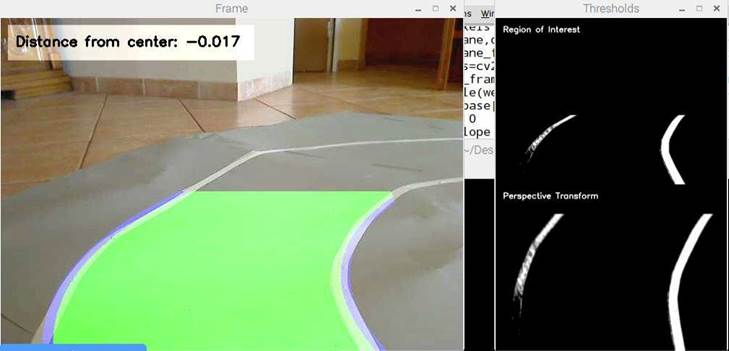
#> input picture image061.jpg, 729 x 351 px
$ python -i thesis.py   (imports and definitions only)   (older library calls are emulated)
#> lines starting #> are read from the running program, lines starting #| are printed output that depends on the picture; after the words box and inside, x2 and y2 are one past the last pixel; in counts of white or black regions, pixels touching at a corner belong together
import cv2   #Εισαγωγή της OpenCV
import time  #Εισαγωγή της βιβλιοθήκης time-sleep
from time import sleep
import RPi.GPIO as GPIO #Χρήση των GPIO
import numpy as np     #Εισαγωγή της Numpy για αριθμητικές πράξεις
import warnings       #Απόκρυψη των warnings
# [1 line not run here, left out]
import tkinter as tk   #Εισαγωγή του πακέτου γραφικών tkinter
from tkinter import *
import scipy           #Εισαγωγή του scipy-find_peaks_cwt για αριθμητικές πράξεις
from scipy.signal import find_peaks_cwt
import imutils   #Εισαγωγή του imutils-WebcamVideoStream για τις βασικές λειτουργίες
from imutils.video import WebcamVideoStream #στο διάβασμα και εμφάνιση των frames

class Motor:

    def __init__(self,PinForward,PinBackward,PinRight,PinLeft,PinControlForward,PinControlSteering):

        self.PinLeft = PinLeft #13
        self.PinRight = PinRight#19
        self.PinForward = PinForward #27
        self.PinBackward = PinBackward #22
        self.PinControlForward = PinControlForward #25
        self.PinControlSteering = PinControlSteering #24

        GPIO.setmode(GPIO.BCM)
        GPIO.setup(self.PinLeft, GPIO.OUT)
        GPIO.setup(self.PinRight, GPIO.OUT)
        GPIO.setup(self.PinForward, GPIO.OUT)
        GPIO.setup(self.PinBackward, GPIO.OUT)
        GPIO.setup(self.PinControlForward, GPIO.OUT)
        GPIO.setup(self.PinControlSteering, GPIO.OUT)

        self.pwm_forward = GPIO.PWM(self.PinForward,100)
        self.pwm_forward.start(0)

        self.pwm_backward = GPIO.PWM(self.PinBackward,100)
        self.pwm_backward.start(0)

        self.pwm_left = GPIO.PWM(self.PinLeft,100)
        self.pwm_left.start(0)

        self.pwm_right = GPIO.PWM(self.PinRight,100)
        self.pwm_right.start(0)

        GPIO.output(self.PinControlForward, GPIO.HIGH)
        GPIO.output(self.PinControlSteering, GPIO.HIGH)

    # [9 lines left out: functions forward_left, forward_right, not called in this run]

    def forward(self,speed):
        self.pwm_forward.ChangeDutyCycle(speed)

    # [9 lines left out: functions backward_left, backward_right, not called in this run]

    def backward(self,speed):
        self.pwm_backward.ChangeDutyCycle(speed)

    # [5 lines left out: function stop, not called in this run]

def gaussian_blur(frm):
    return cv2.GaussianBlur(frm,(5,5),0)

def apply_sobel(frame_HLS):
    L_channel = frame_HLS[:,:,1]
    L_Sobel = sobel_wrap(L_channel)
    S_channel = frame_HLS[:,:,2]
    S_Sobel = sobel_wrap(S_channel)

    wraped_LS = cv2.bitwise_and(S_Sobel,L_Sobel)
    wraped_LS = np.uint8(wraped_LS)
    wraped_LS = gaussian_blur(wraped_LS)
    return wraped_LS

def sobel_wrap(frm_gs):
    rr,bin_ = cv2.threshold(frm_gs,180,255,cv2.THRESH_BINARY)
    laplacian = cv2.Laplacian(bin_,cv2.CV_64F)
    sobelx = cv2.Sobel(bin_,cv2.CV_64F,1,0,ksize=5)
    sobely = cv2.Sobel(bin_,cv2.CV_64F,0,1,ksize=5)
    return cv2.bitwise_or(sobelx,sobely)

# [179 lines left out: functions apply_color_mask, region_of_interest, four_point_transform, get_lane_base, get_lane_pixels, draw_lane_lines and 4 more, not called in this run]

class Threaded_Frame:
	def __init__(self, src):
		self.stream = WebcamVideoStream(src=src)

	def start(self):
		# start the threaded video stream
		return self.stream.start()

	def read(self):
		# return the current frame
		return self.stream.read()

	def stop(self):
		# stop the thread and release any resources
		self.stream.stop()

#scrollbar_settings
# [1 line not run here, left out]
w = 200
h = 200
x = 20
y = 520
# [2 lines not run here, left out]
# [1 line that did not run here, left out]
# [2 lines not run here, left out]

# [1 line that did not run here, left out]
# [2 lines not run here, left out]
# [1 line that did not run here, left out]
# [2 lines not run here, left out]

#start_frame_reading
vs = Threaded_Frame(0).start()
# [1 line not run here, left out]

#initialize_motors
motor = Motor(27,22,19,13,25,24)
cf = 0

# [117 lines not run here, left out]

>>> import cv2
>>> picture = cv2.imread('image061.jpg')
#> picture is the input picture: shape (351, 729, 3); mean B, G, R 96.7, 122.9, 109.7
>>> result = apply_sobel(picture)
#> in apply_sobel, `L_channel = frame_HLS[:,:,1]`:
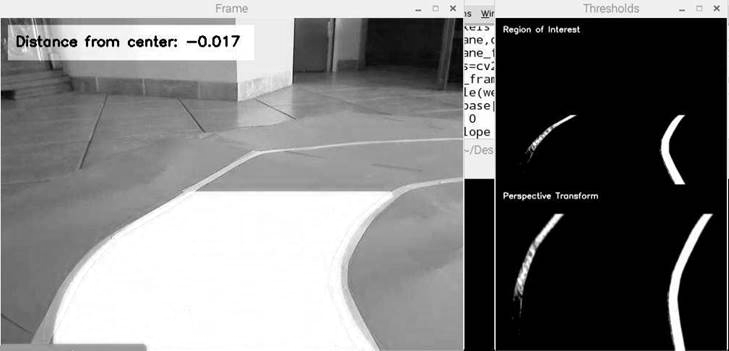
#> L_channel: shape (351, 729); min 0, max 255, mean 122.9
#> in sobel_wrap, `rr,bin_ = cv2.threshold(frm_gs,180,255,cv2.THRESH_BINARY)`:
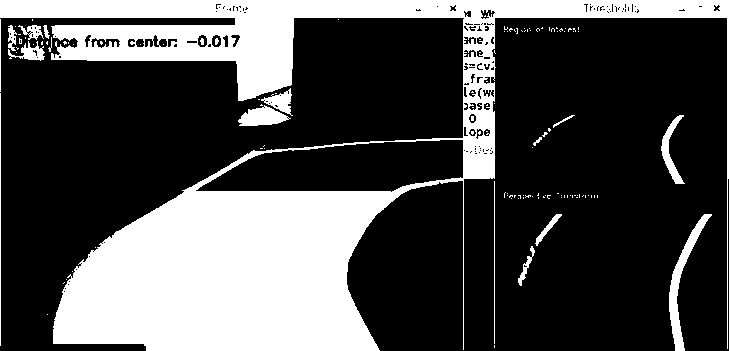
#> bin_: shape (351, 729); 29.9% white; 124 white regions (105 under 20 px), largest, box (x1, y1, x2, y2) and area: (0, 0, 729, 351) 71766, (669, 214, 712, 351) 1230, (238, 105, 291, 126) 678
#> in sobel_wrap, `sobelx = cv2.Sobel(bin_,cv2.CV_64F,1,0,ksize=5)`:
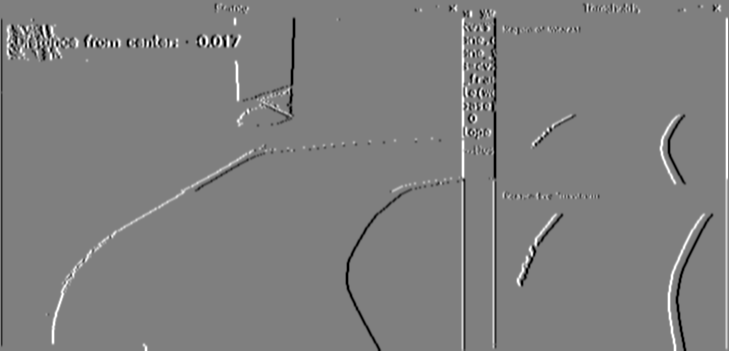
#> sobelx: shape (351, 729) float64; min -12240, max 12240, mean 13.2; drawn with min black and max white
#> in sobel_wrap, `sobely = cv2.Sobel(bin_,cv2.CV_64F,0,1,ksize=5)`:
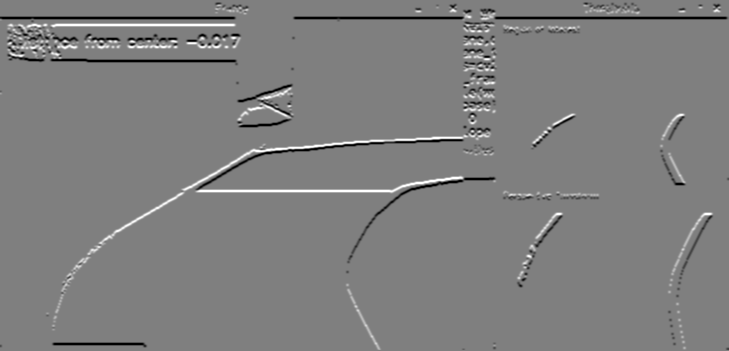
#> sobely: shape (351, 729) float64; min -12240, max 12240, mean -61.8; drawn with min black and max white
#> in apply_sobel, `S_channel = frame_HLS[:,:,2]`:
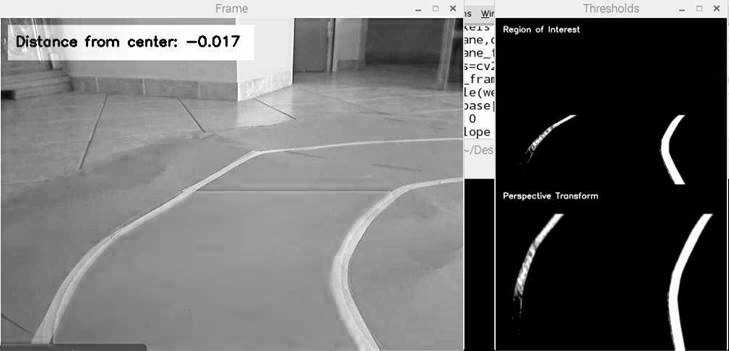
#> S_channel: shape (351, 729); min 0, max 255, mean 109.7
#> in sobel_wrap (call 2), `rr,bin_ = cv2.threshold(frm_gs,180,255,cv2.THRESH_BINARY)`:
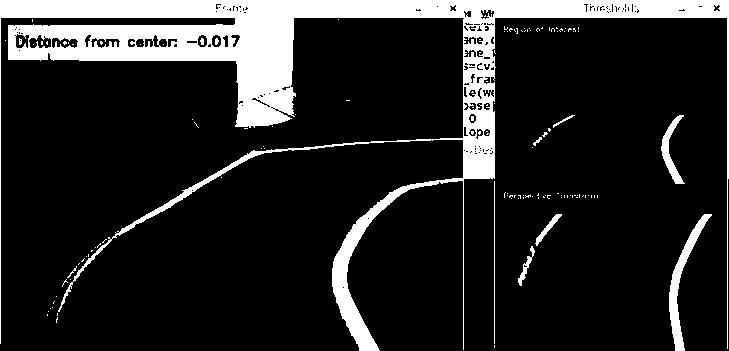
#> bin_: shape (351, 729); 14.9% white; 129 white regions (118 under 20 px), largest, box (x1, y1, x2, y2) and area: (0, 0, 729, 351) 35190, (669, 214, 712, 351) 1230, (661, 115, 685, 184) 534
#> in gaussian_blur, `return cv2.GaussianBlur(frm,(5,5),0)`:
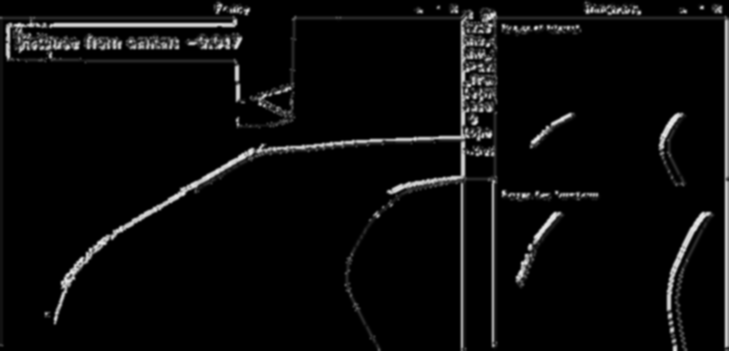
#> returned value: shape (351, 729); min 0, max 234, mean 10.9
